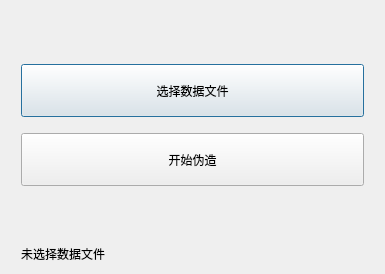
<?xml version="1.0" encoding="UTF-8"?>
<ui version="4.0">
 <class>fakeData</class>
 <widget class="QDialog" name="fakeData">
  <property name="geometry">
   <rect>
    <x>0</x>
    <y>0</y>
    <width>385</width>
    <height>274</height>
   </rect>
  </property>
  <property name="windowTitle">
   <string>FAKE YOUR DATA [NO:201942]</string>
  </property>
  <layout class="QVBoxLayout" name="verticalLayout_2">
   <item>
    <layout class="QVBoxLayout" name="verticalLayout">
     <property name="leftMargin">
      <number>10</number>
     </property>
     <property name="rightMargin">
      <number>10</number>
     </property>
     <item>
      <spacer name="verticalSpacer">
       <property name="orientation">
        <enum>Qt::Vertical</enum>
       </property>
       <property name="sizeHint" stdset="0">
        <size>
         <width>20</width>
         <height>40</height>
        </size>
       </property>
      </spacer>
     </item>
     <item>
      <widget class="QPushButton" name="pushButton">
       <property name="sizePolicy">
        <sizepolicy hsizetype="Minimum" vsizetype="Expanding">
         <horstretch>0</horstretch>
         <verstretch>0</verstretch>
        </sizepolicy>
       </property>
       <property name="text">
        <string>选择数据文件</string>
       </property>
      </widget>
     </item>
     <item>
      <spacer name="verticalSpacer_3">
       <property name="orientation">
        <enum>Qt::Vertical</enum>
       </property>
       <property name="sizeType">
        <enum>QSizePolicy::Minimum</enum>
       </property>
       <property name="sizeHint" stdset="0">
        <size>
         <width>20</width>
         <height>10</height>
        </size>
       </property>
      </spacer>
     </item>
     <item>
      <widget class="QPushButton" name="pushButton_2">
       <property name="sizePolicy">
        <sizepolicy hsizetype="Minimum" vsizetype="Expanding">
         <horstretch>0</horstretch>
         <verstretch>0</verstretch>
        </sizepolicy>
       </property>
       <property name="text">
        <string>开始伪造</string>
       </property>
      </widget>
     </item>
     <item>
      <spacer name="verticalSpacer_2">
       <property name="orientation">
        <enum>Qt::Vertical</enum>
       </property>
       <property name="sizeHint" stdset="0">
        <size>
         <width>20</width>
         <height>40</height>
        </size>
       </property>
      </spacer>
     </item>
     <item>
      <widget class="QLabel" name="label">
       <property name="text">
        <string>未选择数据文件</string>
       </property>
      </widget>
     </item>
    </layout>
   </item>
  </layout>
 </widget>
 <resources/>
 <connections/>
</ui>
